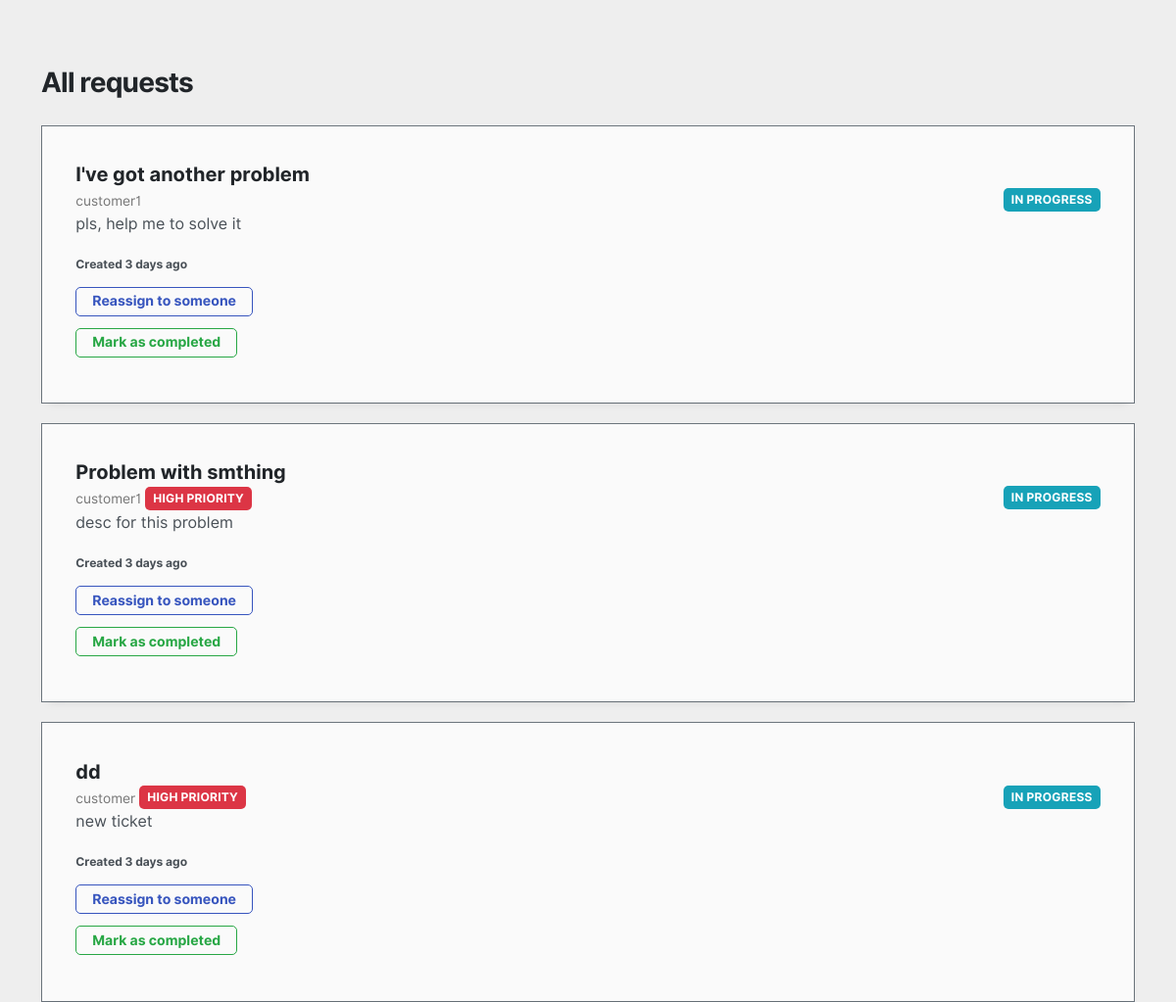
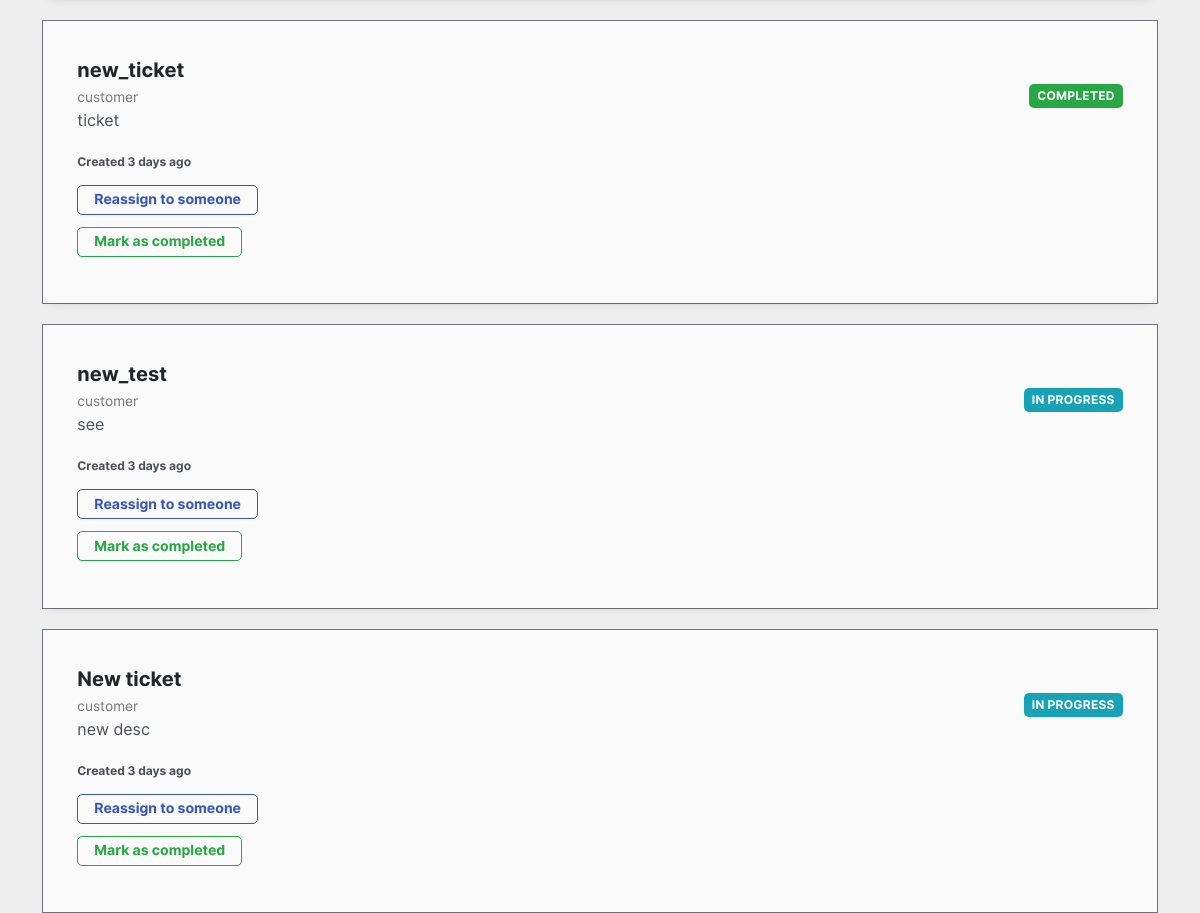
/supportdesk/tickets/ (signed in), run on the app's committed database (2 pictures, top to bottom).
### supportdesk/models.py (models this page shows)
class Ticket(models.Model):
    summary = models.CharField(max_length=255)
    description = models.TextField()
    high_priority = models.BooleanField(default=False)
    status = models.CharField(choices=STATUSES, max_length=12, default=IN_PROGRESS)
    creator = models.ForeignKey(User, on_delete=models.CASCADE)

### supportdesk/views.py (the view)
# urls.py: path("tickets/", views.list_tickets, name="list_tickets"),
def list_tickets(request):
    tickets = Ticket.objects.all().order_by("-id")
    user = request.user
    user_group = user.groups.first().name  # test run, every user has only 1 group
    if user_group == "customer":
        tickets = tickets.filter(creator=user)
    return render(
        request,
        "supportdesk/list_tickets.html",
        {"tickets": tickets, "group": user_group},
    )

### templates/supportdesk/list_tickets.html (shortened to what this page needs)
{% extends 'base.html' %}
{% load static %}
{% load crispy_forms_tags %}
{% block content %}
<div class="container">
{% if group == "customer" %}
<h3 class="mb-1 mt-5">My requests</h3>
{% else %}
<h3 class="mb-1 mt-5">All requests</h3>
{% endif %}
<div class="row">
    {% for ticket in tickets %}
    <div class="col-12">
        <div class="border border-secondary g-mb-30 media-comment">
            <div class="u-shadow-v18 g-bg-secondary g-pa-30">
              <div class="g-mb-auto">
              <a href="/supportdesk/tickets/{{ ticket.id }}">
                <h5 class="h5 g-color-gray-dark-v1 mb-0">{{ ticket.summary}}</h5>
              </a>
                <span class="g-color-gray-dark-v4 g-font-size-12">{{ ticket.creator.username }} </span>
                <span class="badge badge-danger">{% if ticket.high_priority %}High priority{% endif %}</span>
                {% if ticket.status == "IN_PROGRESS" %}
                <span class="badge badge-info float-right">in progress</span>
                {% else %}
                <span class="badge badge-success float-right">completed</span>
                {% endif %}
              </div>
              <p>{{ ticket.description }}</p>
                <small>Created 3 days ago</small>
            {% if group == 'agent' %}
            <div class="mt-2">
            <a href="/supportdesk/tickets/" value="value" class="btn btn-outline-primary mr-2 mb-2 ml-auto btn-sm" role="button">Reassign to someone</a>
                <form action="/supportdesk/tickets/{{ ticket.id }}/update" method="post">
                 <input type="submit" class="btn btn-outline-success mr-2 mb-2 mr-auto btn-sm" value="Mark as completed" name="to_complete">
                </form>
            </div>
            {% endif %}
            </div>
        </div>
    </div>
    {% endfor %}
    </div>
</div>
{% endblock %}

### templates/base.html (shortened to what this page needs)
{% load static %}
<!DOCTYPE html>
<html lang="en">
<head>
    <link href="{% static 'assets/css/theme.min.css' %}" rel="stylesheet" type="text/css" media="all" />
  </head>
</head>
<body>
<link rel="stylesheet" type="text/css" href="{% static 'assets/css/custom.css' %}">
<nav class="nav navbar-nav">
    {% block content %}
    {% endblock %}
</body>
</html>

### static/assets/css/custom.css (style rules this page uses)
body { margin-top:20px; background:#eee; }
@media (min-width: 0) { .g-pa-30 { padding: 2.14286rem !important; } }
.g-bg-secondary { background-color: #fafafa !important; }
.u-shadow-v18 { box-shadow: 0 5px 10px -6px rgba(0, 0, 0, 0.15); }
.g-color-gray-dark-v4 { color: #777 !important; }
.g-font-size-12 { font-size: 0.85714rem !important; }
.media-comment { margin-top:20px }

### data on the page
Ticket: summary "I've got another problem", creator.username "customer1", status "IN PROGRESS", description "pls, help me to solve it"
Ticket: summary "Problem with smthing", creator.username "customer1", high_priority "HIGH PRIORITY", status "IN PROGRESS", description "desc for this problem"
Ticket: summary "dd", creator.username "customer", high_priority "HIGH PRIORITY", status "IN PROGRESS", description "new ticket"
Ticket: summary "new_ticket", creator.username "customer", status "COMPLETED", description "ticket"
Ticket: summary "new_test", creator.username "customer", status "IN PROGRESS", description "see"
Ticket: summary "New ticket", creator.username "customer", status "IN PROGRESS", description "new desc"
